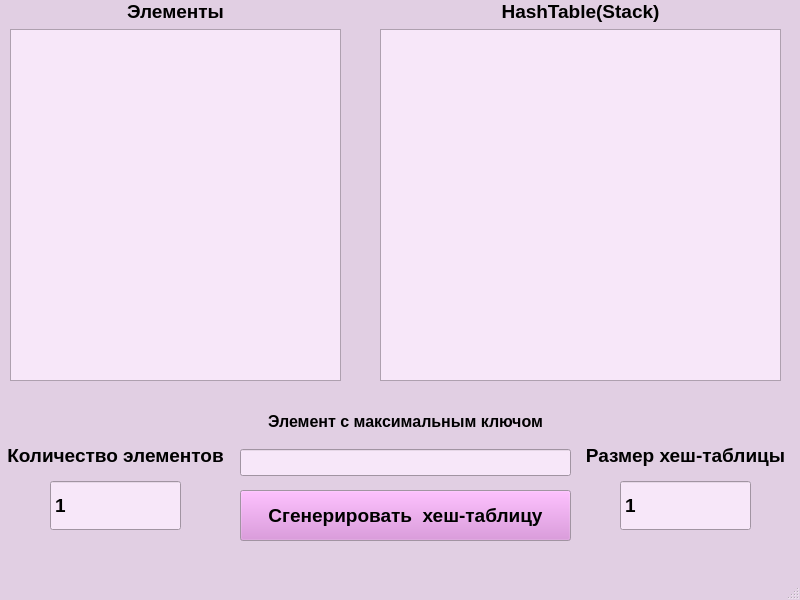
<?xml version="1.0" encoding="UTF-8"?>
<ui version="4.0">
 <class>MainWindow</class>
 <widget class="QMainWindow" name="MainWindow">
  <property name="geometry">
   <rect>
    <x>0</x>
    <y>0</y>
    <width>800</width>
    <height>600</height>
   </rect>
  </property>
  <property name="palette">
   <palette>
    <active>
     <colorrole role="Button">
      <brush brushstyle="SolidPattern">
       <color alpha="255">
        <red>220</red>
        <green>138</green>
        <blue>221</blue>
       </color>
      </brush>
     </colorrole>
     <colorrole role="Base">
      <brush brushstyle="SolidPattern">
       <color alpha="255">
        <red>247</red>
        <green>231</green>
        <blue>249</blue>
       </color>
      </brush>
     </colorrole>
     <colorrole role="Window">
      <brush brushstyle="SolidPattern">
       <color alpha="255">
        <red>225</red>
        <green>207</green>
        <blue>227</blue>
       </color>
      </brush>
     </colorrole>
    </active>
    <inactive>
     <colorrole role="Button">
      <brush brushstyle="SolidPattern">
       <color alpha="255">
        <red>220</red>
        <green>138</green>
        <blue>221</blue>
       </color>
      </brush>
     </colorrole>
     <colorrole role="Base">
      <brush brushstyle="SolidPattern">
       <color alpha="255">
        <red>247</red>
        <green>231</green>
        <blue>249</blue>
       </color>
      </brush>
     </colorrole>
     <colorrole role="Window">
      <brush brushstyle="SolidPattern">
       <color alpha="255">
        <red>225</red>
        <green>207</green>
        <blue>227</blue>
       </color>
      </brush>
     </colorrole>
    </inactive>
    <disabled>
     <colorrole role="Button">
      <brush brushstyle="SolidPattern">
       <color alpha="255">
        <red>220</red>
        <green>138</green>
        <blue>221</blue>
       </color>
      </brush>
     </colorrole>
     <colorrole role="Base">
      <brush brushstyle="SolidPattern">
       <color alpha="255">
        <red>225</red>
        <green>207</green>
        <blue>227</blue>
       </color>
      </brush>
     </colorrole>
     <colorrole role="Window">
      <brush brushstyle="SolidPattern">
       <color alpha="255">
        <red>225</red>
        <green>207</green>
        <blue>227</blue>
       </color>
      </brush>
     </colorrole>
    </disabled>
   </palette>
  </property>
  <property name="windowTitle">
   <string>HashTable</string>
  </property>
  <widget class="QWidget" name="centralwidget">
   <widget class="QPushButton" name="generateButton">
    <property name="geometry">
     <rect>
      <x>240</x>
      <y>490</y>
      <width>331</width>
      <height>51</height>
     </rect>
    </property>
    <property name="font">
     <font>
      <pointsize>14</pointsize>
      <bold>true</bold>
     </font>
    </property>
    <property name="cursor">
     <cursorShape>PointingHandCursor</cursorShape>
    </property>
    <property name="styleSheet">
     <string notr="true"/>
    </property>
    <property name="text">
     <string>Сгенерировать  хеш-таблицу</string>
    </property>
   </widget>
   <widget class="QSpinBox" name="amountElementBox">
    <property name="geometry">
     <rect>
      <x>50</x>
      <y>480</y>
      <width>131</width>
      <height>51</height>
     </rect>
    </property>
    <property name="font">
     <font>
      <pointsize>14</pointsize>
      <bold>true</bold>
     </font>
    </property>
    <property name="buttonSymbols">
     <enum>QAbstractSpinBox::NoButtons</enum>
    </property>
    <property name="minimum">
     <number>1</number>
    </property>
    <property name="maximum">
     <number>1000</number>
    </property>
   </widget>
   <widget class="QLabel" name="label">
    <property name="geometry">
     <rect>
      <x>0</x>
      <y>440</y>
      <width>231</width>
      <height>31</height>
     </rect>
    </property>
    <property name="font">
     <font>
      <pointsize>14</pointsize>
      <bold>true</bold>
     </font>
    </property>
    <property name="text">
     <string>Количество элементов</string>
    </property>
    <property name="alignment">
     <set>Qt::AlignCenter</set>
    </property>
   </widget>
   <widget class="QLabel" name="label_2">
    <property name="geometry">
     <rect>
      <x>570</x>
      <y>440</y>
      <width>231</width>
      <height>31</height>
     </rect>
    </property>
    <property name="font">
     <font>
      <pointsize>14</pointsize>
      <bold>true</bold>
     </font>
    </property>
    <property name="text">
     <string>Размер хеш-таблицы</string>
    </property>
    <property name="alignment">
     <set>Qt::AlignCenter</set>
    </property>
   </widget>
   <widget class="QSpinBox" name="sizeBox">
    <property name="geometry">
     <rect>
      <x>620</x>
      <y>480</y>
      <width>131</width>
      <height>51</height>
     </rect>
    </property>
    <property name="font">
     <font>
      <pointsize>14</pointsize>
      <bold>true</bold>
     </font>
    </property>
    <property name="buttonSymbols">
     <enum>QAbstractSpinBox::NoButtons</enum>
    </property>
    <property name="minimum">
     <number>1</number>
    </property>
    <property name="maximum">
     <number>100</number>
    </property>
   </widget>
   <widget class="QWidget" name="verticalLayoutWidget">
    <property name="geometry">
     <rect>
      <x>10</x>
      <y>0</y>
      <width>331</width>
      <height>381</height>
     </rect>
    </property>
    <layout class="QVBoxLayout" name="verticalLayout">
     <item>
      <widget class="QLabel" name="label_3">
       <property name="font">
        <font>
         <pointsize>14</pointsize>
         <bold>true</bold>
        </font>
       </property>
       <property name="text">
        <string>Элементы</string>
       </property>
       <property name="alignment">
        <set>Qt::AlignCenter</set>
       </property>
      </widget>
     </item>
     <item>
      <widget class="QListWidget" name="listElementWidget"/>
     </item>
    </layout>
   </widget>
   <widget class="QWidget" name="verticalLayoutWidget_2">
    <property name="geometry">
     <rect>
      <x>380</x>
      <y>0</y>
      <width>401</width>
      <height>381</height>
     </rect>
    </property>
    <layout class="QVBoxLayout" name="verticalLayout_2">
     <item>
      <widget class="QLabel" name="label_4">
       <property name="font">
        <font>
         <pointsize>14</pointsize>
         <bold>true</bold>
        </font>
       </property>
       <property name="text">
        <string>HashTable(Stack)</string>
       </property>
       <property name="alignment">
        <set>Qt::AlignCenter</set>
       </property>
      </widget>
     </item>
     <item>
      <widget class="QListWidget" name="listStackWidget"/>
     </item>
    </layout>
   </widget>
   <widget class="QWidget" name="verticalLayoutWidget_3">
    <property name="geometry">
     <rect>
      <x>240</x>
      <y>400</y>
      <width>331</width>
      <height>88</height>
     </rect>
    </property>
    <layout class="QVBoxLayout" name="verticalLayout_3">
     <item>
      <widget class="QLabel" name="label_5">
       <property name="sizePolicy">
        <sizepolicy hsizetype="Preferred" vsizetype="Fixed">
         <horstretch>0</horstretch>
         <verstretch>0</verstretch>
        </sizepolicy>
       </property>
       <property name="font">
        <font>
         <pointsize>12</pointsize>
         <bold>true</bold>
        </font>
       </property>
       <property name="text">
        <string>Элемент с максимальным ключом</string>
       </property>
       <property name="alignment">
        <set>Qt::AlignCenter</set>
       </property>
      </widget>
     </item>
     <item>
      <widget class="QLineEdit" name="findMaxEdit">
       <property name="font">
        <font>
         <pointsize>12</pointsize>
        </font>
       </property>
       <property name="readOnly">
        <bool>true</bool>
       </property>
      </widget>
     </item>
    </layout>
   </widget>
  </widget>
  <widget class="QMenuBar" name="menubar">
   <property name="geometry">
    <rect>
     <x>0</x>
     <y>0</y>
     <width>800</width>
     <height>22</height>
    </rect>
   </property>
  </widget>
  <widget class="QStatusBar" name="statusbar"/>
 </widget>
 <resources/>
 <connections/>
</ui>
